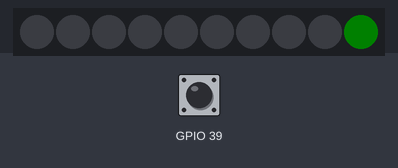
Bench run of a program on a simulated ESP32 board running MicroPython. On the bench: 10 RGB LEDs in strip order, left to right. Inputs (shaded band) come from the test bench. Dim RGB values are drawn brighter than linear; random numbers come from a fixed seed.

Above: at 1.2 s.
1.3 s: button A pressed for 0.15 s
At 1.8 s:
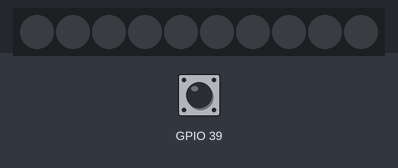
2.9 s: button A pressed for 1 s
At 4.2 s:
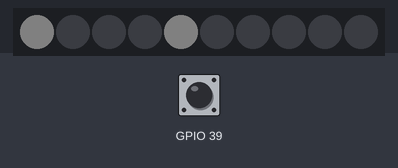
5.4 s: button A pressed for 3.2 s
At 6.1 s:
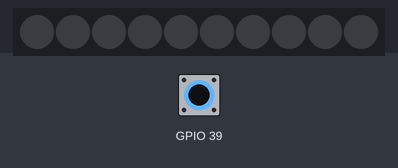
10.1 s: button A pressed for 0.15 s
At 10.9 s:
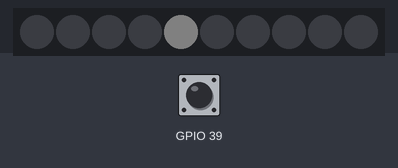
Timing chart, 0 to 12.7 s (numbered marks = the images above; inputs shaded):
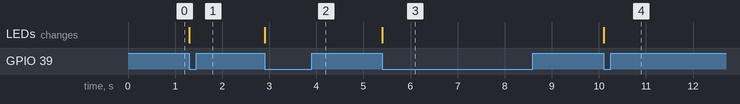

Measured:
- after the input at 1.3 s, the LEDs: change at once (image 1)
- after the input at 2.9 s, the LEDs: change at once (image 2)
- after the input at 5.4 s, the LEDs: change at once (image 3)
- after the input at 10.1 s, the LEDs: change at once (image 4)

The program:

dice.py
```python
from m5stack import *
from m5ui import *
from uiflow import *
import time

rgb.set_screen([0,0,0,0,0,0,0,0,0,0,0,0,0,0,0,0,0,0,0,0,0,0,0,0,0])


face = -1


import random


def buttonA_wasPressed():
  global face
  face = random.randint(1, 6)
  if face == 6:
    rgb.set_screen([0xFFFFFF,0,0xFFFFFF,0,0xFFFFFF,0,0,0,0,0,0,0,0,0,0,0,0,0,0,0,0xFFFFFF,0,0xFFFFFF,0,0xFFFFFF])
  if face == 5:
    rgb.set_screen([0xFFFFFF,0,0,0,0xFFFFFF,0,0,0,0,0,0,0,0xFFFFFF,0,0,0,0,0,0,0,0xFFFFFF,0,0,0,0xFFFFFF])
  if face == 4:
    rgb.set_screen([0xFFFFFF,0,0,0,0xFFFFFF,0,0,0,0,0,0,0,0,0,0,0,0,0,0,0,0xFFFFFF,0,0,0,0xFFFFFF])
  if face == 3:
    rgb.set_screen([0,0,0,0,0xFFFFFF,0,0,0,0,0,0,0,0xFFFFFF,0,0,0,0,0,0,0,0xFFFFFF,0,0,0,0])
  if face == 2:
    rgb.set_screen([0,0,0,0,0,0,0,0,0,0,0xFFFFFF,0,0,0,0xFFFFFF,0,0,0,0,0,0,0,0,0,0])
  if face == 1:
    rgb.set_screen([0,0,0,0,0,0,0,0,0,0,0,0,0xFFFFFF,0,0,0,0,0,0,0,0,0,0,0,0])
  wait(0.5)
  pass
btnA.wasPressed(buttonA_wasPressed)


rgb.setBrightness(2)
rgb.set_screen([0,0,0,0,0,0,0,0,0,0x00ff00,0,0,0,0x00ff00,0,0x00ff00,0,0x00ff00,0,0,0,0x00ff00,0,0,0])
```
